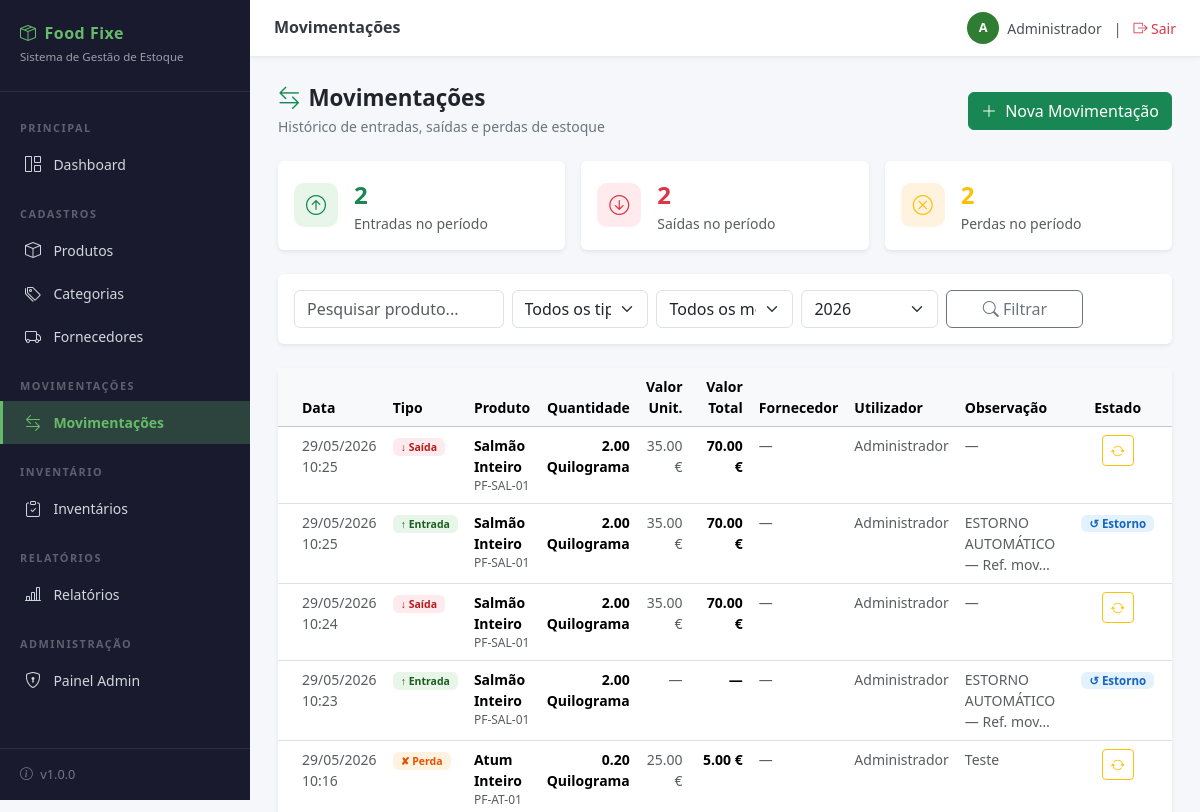
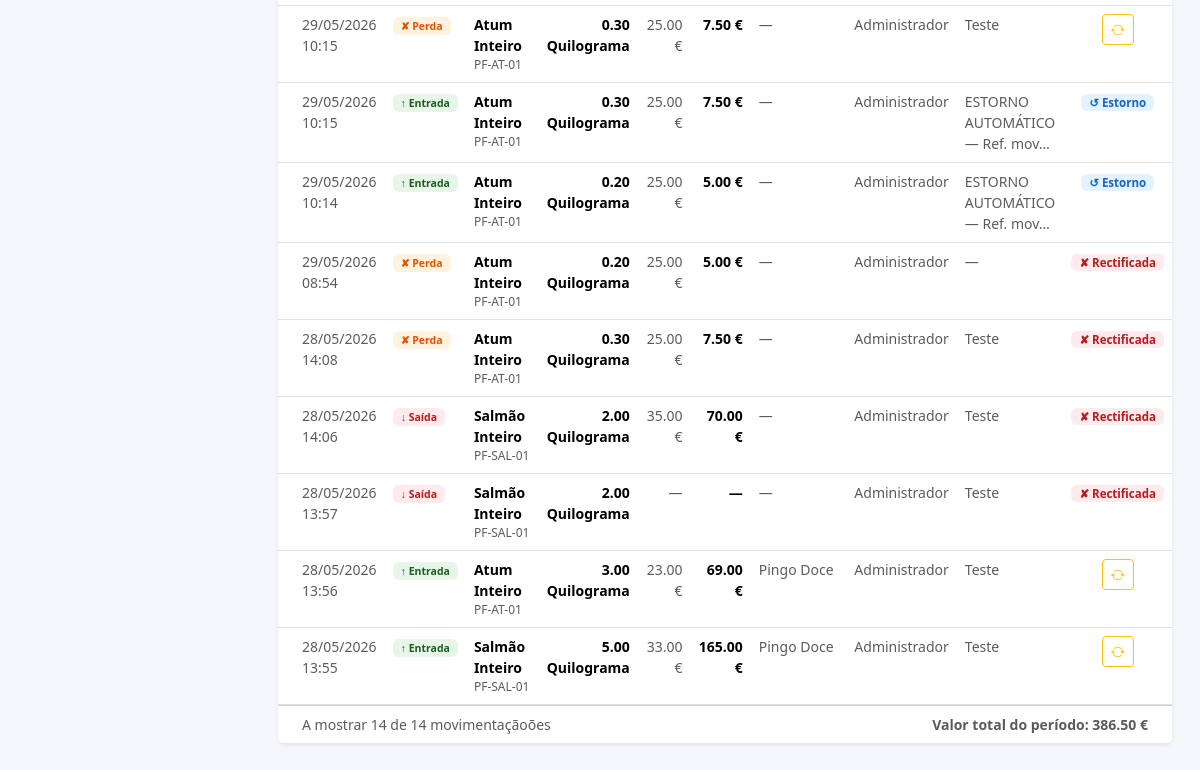
/movimentacoes/ (signed in), run on an earlier commit of the app's database (2 pictures, top to bottom).
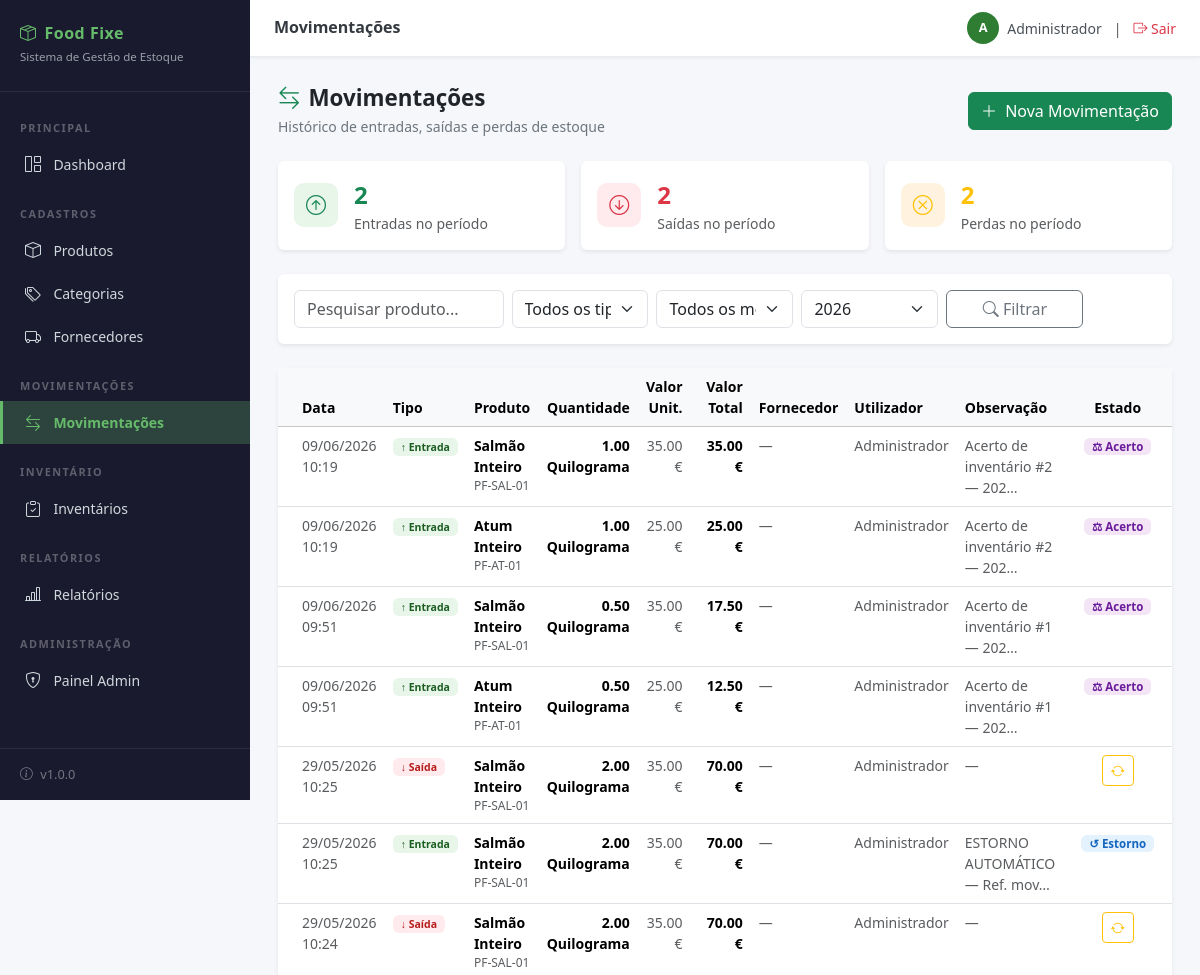
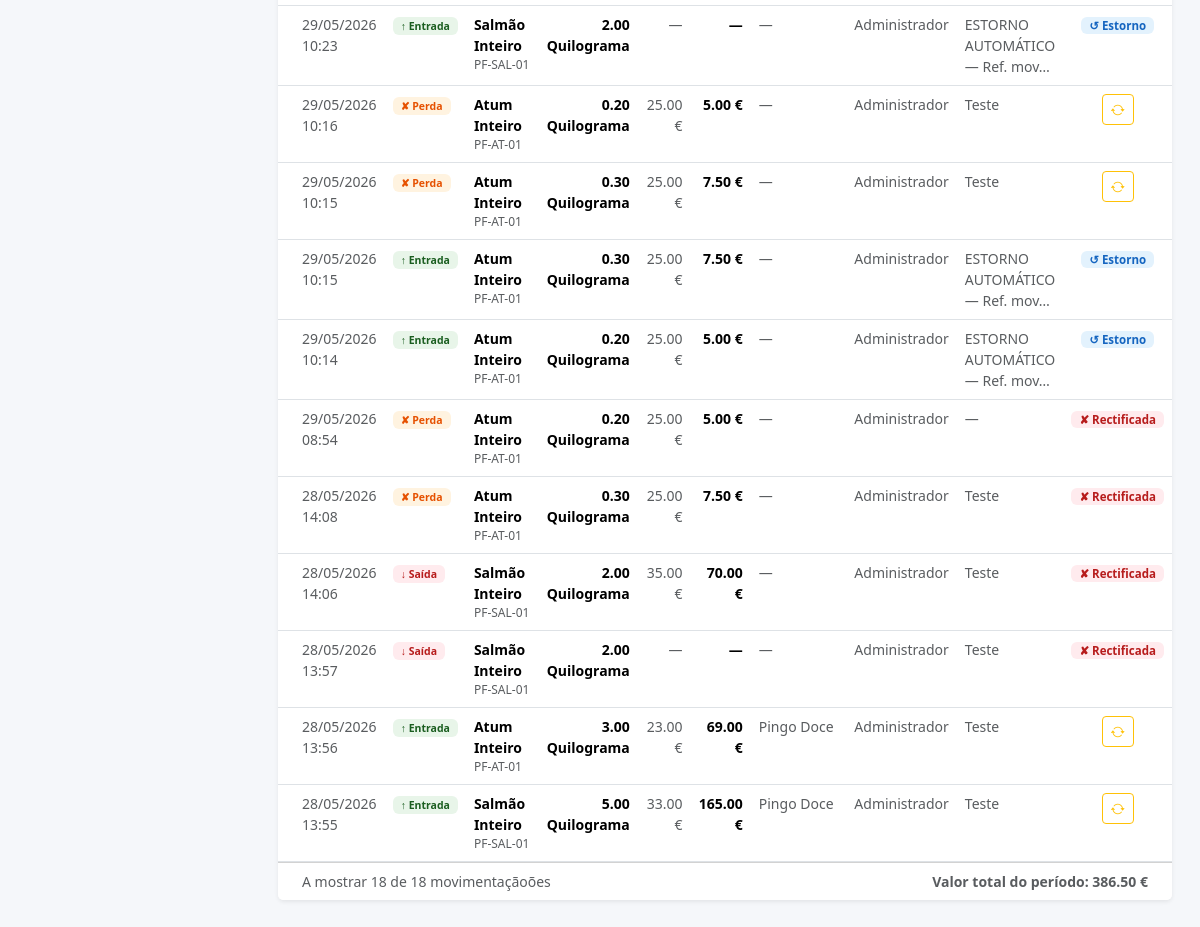
And on a later commit of the database (2 pictures, top to bottom).
### estoque/models.py (models this page shows, shortened)
class Movimentacao(models.Model):
    class Tipo(models.TextChoices):
        ENTRADA = 'ENTRADA', 'Entrada'
        SAIDA   = 'SAIDA',   'Saída'
        PERDA   = 'PERDA',   'Perda'
    utilizador          = models.ForeignKey(Utilizador, on_delete=models.PROTECT,
                                            verbose_name='Utilizador',
                                            related_name='movimentacoes')
    produto             = models.ForeignKey(Produto, on_delete=models.PROTECT,
                                            verbose_name='Produto',
                                            related_name='movimentacoes')
    fornecedor          = models.ForeignKey(Fornecedor, on_delete=models.SET_NULL,
                                            verbose_name='Fornecedor',
                                            related_name='movimentacoes',
                                            null=True, blank=True)
    tipo_movimentacao   = models.CharField('Tipo', max_length=10,
                                           choices=Tipo.choices)
    quantidade          = models.DecimalField('Quantidade', max_digits=10,
                                              decimal_places=2)
    valor_unitario      = models.DecimalField('Valor unitário', max_digits=10,
                                              decimal_places=2, default=Decimal('0.00'))
    valor_total         = models.DecimalField('Valor total', max_digits=10,
                                              decimal_places=2, default=Decimal('0.00'),
                                              editable=False)  # calculado no save()
    rectificada         = models.BooleanField('Rectificada', default=False)
    motivo_rectificacao = models.TextField('Motivo da rectificação', blank=True)
    movimentacao_origem = models.ForeignKey(
        'self',
        on_delete=models.SET_NULL,
        null=True, blank=True,
        related_name='estornos',
        verbose_name='Movimentação de origem',
        help_text='Preenchido automaticamente nos estornos'
    )
    observacao          = models.TextField('Observação', blank=True)
    data_movimentacao   = models.DateTimeField('Data', default=timezone.now)
    create_at           = models.DateTimeField('Criado em', auto_now_add=True)
    update_at           = models.DateTimeField('Atualizado em', auto_now=True)
    class Meta:
        verbose_name        = 'Movimentação'
        verbose_name_plural = 'Movimentações'
        ordering            = ['-data_movimentacao']
    def save(self, *args, **kwargs):
        self.valor_total = self.quantidade * self.valor_unitario
        super().save(*args, **kwargs)

class Produto(models.Model):
    class Unidade(models.TextChoices):
        UNIDADE  = 'UN',  'Unidade'
        KILO     = 'KG',  'Quilograma'
        LITRO    = 'LT',  'Litro'
        CAIXA    = 'CX',  'Caixa'
        PACOTE   = 'PC',  'Pacote'
    codigo          = models.CharField('Código', max_length=30, unique=True)
    produto         = models.CharField('Nome do produto', max_length=150)
    categoria       = models.ForeignKey(Categoria, on_delete=models.PROTECT,
                                        verbose_name='Categoria',
                                        related_name='produtos')
    fornecedor      = models.ForeignKey(Fornecedor, on_delete=models.SET_NULL,
                                    verbose_name='Fornecedor',
                                    related_name='produtos',
                                    null=True, blank=True)
    unidade         = models.CharField('Unidade de medida', max_length=5,
                                       choices=Unidade.choices,
                                       default=Unidade.UNIDADE)
    estoque_atual   = models.DecimalField('Estoque atual', max_digits=10,
                                          decimal_places=2, default=Decimal('0.00'))
    estoque_minimo  = models.DecimalField('Estoque mínimo', max_digits=10,
                                          decimal_places=2, default=Decimal('0.00'))
    custo_medio     = models.DecimalField('Custo médio', max_digits=10,
                                          decimal_places=2, default=Decimal('0.00'),
                                          null=True, blank=True)
    ativo           = models.BooleanField('Ativo', default=True)
    create_at       = models.DateTimeField('Criado em', auto_now_add=True)
    update_at       = models.DateTimeField('Atualizado em', auto_now=True)
    class Meta:
        verbose_name        = 'Produto'
        verbose_name_plural = 'Produtos'
        ordering            = ['produto']

class Utilizador(AbstractUser):
    class Perfil(models.TextChoices):
        ADMIN       = 'ADMIN',      'Administrador'
        FUNCIONARIO = 'FUNCIONARIO', 'Funcionário'
    utilizador  = models.CharField('Nome completo', max_length=150)
    perfil      = models.CharField('Perfil', max_length=20,
                                   choices=Perfil.choices,
                                   default=Perfil.FUNCIONARIO)
    ativo       = models.BooleanField('Ativo', default=True)
    create_at   = models.DateTimeField('Criado em', auto_now_add=True)
    update_at   = models.DateTimeField('Atualizado em', auto_now=True)
    groups = models.ManyToManyField(
        'auth.Group',
        related_name='utilizador_set',
        blank=True,
        verbose_name='Grupos'
    )
    user_permissions = models.ManyToManyField(
        'auth.Permission',
        related_name='utilizador_set',
        blank=True,
        verbose_name='Permissões'
    )
    class Meta:
        verbose_name        = 'Utilizador'
        verbose_name_plural = 'Utilizadores'
        ordering            = ['utilizador']

class Fornecedor(models.Model):
    fornecedor              = models.CharField('Nome', max_length=150)
    telefone                = models.CharField('Telefone', max_length=30, blank=True)
    email                   = models.EmailField('E-mail', max_length=100, blank=True)
    endereco                = models.CharField('Endereço', max_length=255, blank=True)
    status                  = models.BooleanField('Ativo', default=True)
    fornecedor_qualificado  = models.BooleanField('Fornecedor qualificado', default=False)
    create_at               = models.DateTimeField('Criado em', auto_now_add=True)
    update_at               = models.DateTimeField('Atualizado em', auto_now=True)
    class Meta:
        verbose_name        = 'Fornecedor'
        verbose_name_plural = 'Fornecedores'
        ordering            = ['fornecedor']

### estoque/views.py (the view)
# urls.py: path('movimentacoes/',                        views.movimentacao_lista,      name='movimentacao_lista'),
@login_required(login_url='login')
def movimentacao_lista(request):
    pesquisa    = request.GET.get('q', '')
    filtro_tipo = request.GET.get('tipo', '')
    filtro_mes  = request.GET.get('mes', '')
    filtro_ano  = request.GET.get('ano', str(timezone.now().year))
    movimentacoes = Movimentacao.objects.select_related(
        'produto', 'utilizador', 'fornecedor'
    ).order_by('-data_movimentacao')
    movimentacoes_reais = movimentacoes.filter(
        rectificada=False
    ).exclude(
        observacao__startswith='ESTORNO AUTOMÁTICO'
    ).exclude(
        observacao__startswith='Acerto de inventário'
    )
    if pesquisa:
        movimentacoes = movimentacoes.filter(
            Q(produto__produto__icontains=pesquisa) |
            Q(produto__codigo__icontains=pesquisa)
        )
    if filtro_tipo:
        movimentacoes = movimentacoes.filter(tipo_movimentacao=filtro_tipo)
    if filtro_ano:
        movimentacoes = movimentacoes.filter(data_movimentacao__year=filtro_ano)
    if filtro_mes:
        movimentacoes = movimentacoes.filter(data_movimentacao__month=filtro_mes)
    totais = movimentacoes_reais.aggregate(
        total_entradas=Count('pk', filter=Q(tipo_movimentacao='ENTRADA')),
        total_saidas=Count('pk',   filter=Q(tipo_movimentacao='SAIDA')),
        total_perdas=Count('pk',   filter=Q(tipo_movimentacao='PERDA')),
        valor_total=Sum('valor_total'),
    )
    anos_qs = Movimentacao.objects.dates('data_movimentacao', 'year', order='DESC')
    anos    = [d.year for d in anos_qs] or [timezone.now().year]
    meses = [
        (1,'Janeiro'),(2,'Fevereiro'),(3,'Março'),(4,'Abril'),
        (5,'Maio'),(6,'Junho'),(7,'Julho'),(8,'Agosto'),
        (9,'Setembro'),(10,'Outubro'),(11,'Novembro'),(12,'Dezembro'),
    ]
    return render(request, 'estoque/movimentacao_lista.html', {
        'movimentacoes': movimentacoes[:100],
        'pesquisa':      pesquisa,
        'filtro_tipo':   filtro_tipo,
        'filtro_mes':    filtro_mes,
        'filtro_ano':    filtro_ano,
        'totais':        totais,
        'anos':          anos,
        'meses':         meses,
        'total':         movimentacoes.count(),
    })

### estoque/templates/estoque/movimentacao_lista.html (shortened to what the changed rows need)
{% extends 'estoque/base.html' %}
{% block content %}
<div class="page-header d-flex justify-content-between align-items-center">
    <div>
        <h1><i class="bi bi-arrow-left-right me-2 text-success"></i>Movimentações</h1>
    </div>
</div>
<div class="card border-0 shadow-sm">
    <div class="card-body p-0">
        {% if movimentacoes %}
        <div class="table-responsive">
            <table class="table table-hover mb-0 small">
                <thead class="table-light">
                    <tr>
                        <th class="ps-4">Data</th>
                        <th>Tipo</th>
                        <th>Produto</th>
                        <th class="text-end">Quantidade</th>
                        <th class="text-end">Valor Unit.</th>
                        <th class="text-end">Valor Total</th>
                        <th>Fornecedor</th>
                        <th>Utilizador</th>
                        <th>Observação</th>
                        <th class="text-center">Estado</th>
                    </tr>
                </thead>
                <tbody>
                    {% for mov in movimentacoes %}
                    <tr>
                        <td class="ps-4 text-muted">
                            {{ mov.data_movimentacao|date:"d/m/Y H:i" }}
                        </td>
                        <td>
                            {% if mov.tipo_movimentacao == 'ENTRADA' %}
                                <span class="badge badge-entrada px-2 py-1">↑ Entrada</span>
                            {% elif mov.tipo_movimentacao == 'SAIDA' %}
                                <span class="badge badge-saida px-2 py-1">↓ Saída</span>
                            {% else %}
                                <span class="badge badge-perda px-2 py-1">✘ Perda</span>
                            {% endif %}
                        </td>
                        <td>
                            <div class="fw-semibold">{{ mov.produto.produto }}</div>
                            <div class="text-muted" style="font-size:0.75rem;">
                                {{ mov.produto.codigo }}
                            </div>
                        </td>
                        <td class="text-end fw-semibold">
                            {{ mov.quantidade }} {{ mov.produto.get_unidade_display }}
                        </td>
                        <td class="text-end text-muted">
                            {% if mov.valor_unitario %}
                                {{ mov.valor_unitario }} €
                            {% else %}
                                —
                            {% endif %}
                        </td>
                        <td class="text-end fw-semibold">
                            {% if mov.valor_total %}
                                {{ mov.valor_total }} €
                            {% else %}
                                —
                            {% endif %}
                        </td>
                        <td class="text-muted">
                            {{ mov.fornecedor.fornecedor|default:"—" }}
                        </td>
                        <td class="text-muted">
                            {{ mov.utilizador.utilizador|default:mov.utilizador.username }}
                        </td>
                        <td class="text-muted" style="max-width:150px;">
                            <span title="{{ mov.observacao }}">
                                {{ mov.observacao|truncatechars:30|default:"—" }}
                            </span>
                        </td>
                        <td class="text-center">
                            {% if mov.rectificada %}
                                <span class="badge"
                                    style="background:#ffebee;color:#b71c1c;
                                            font-size:0.72rem;padding:3px 8px;">
                                    ✘ Rectificada
                                </span>
                            {% elif 'ESTORNO' in mov.observacao %}
                                <span class="badge"
                                    style="background:#e3f2fd;color:#1565c0;
                                            font-size:0.72rem;padding:3px 8px;">
                                    ↺ Estorno
                                </span>
                            {% elif 'Acerto de inventário' in mov.observacao %}
                                <span class="badge"
                                    style="background:#f3e5f5;color:#6a1b9a;
                                            font-size:0.72rem;padding:3px 8px;">
                                    ⚖ Acerto
                                </span>
                            {% else %}
                                {% if request.user.perfil == 'ADMIN' %}
                                    <a href="{% url 'movimentacao_rectificar' mov.pk %}"
                                    class="btn btn-sm btn-outline-warning"
                                    title="Rectificar esta movimentação"
                                    onclick="return confirm('Rectificar a movimentação #{{ mov.pk }}?')">
                                        <i class="bi bi-arrow-repeat"></i>
                                    </a>
                                {% else %}
                                    <span class="badge"
                                        style="background:#e8f5e9;color:#1b5e20;
                                                font-size:0.72rem;padding:3px 8px;">
                                        ✔ OK
                                    </span>
                                {% endif %}
                            {% endif %}
                        </td>
                    </tr>
                    {% endfor %}
                </tbody>
            </table>
        </div>
        {% endif %}
    </div>
    {% if movimentacoes %}
    <div class="card-footer bg-white text-muted small py-2 px-4
                d-flex justify-content-between align-items-center">
        <span>
            A mostrar {{ movimentacoes|length }} de {{ total }}
            movimentação{{ total|pluralize:",ões" }}
        </span>
        {% if totais.valor_total %}
        <span class="fw-semibold">
            Valor total do período:
            <strong>{{ totais.valor_total|default:0|floatformat:2 }} €</strong>
        </span>
        {% endif %}
    </div>
    {% endif %}
</div>
{% endblock %}

What changed in the data, as far as the page shows it:
added Movimentacao: data_movimentacao "09/06/2026 10:19", tipo_movimentacao "↑ Entrada", produto.produto "Salmão Inteiro", produto.codigo "PF-SAL-01", quantidade "1.00", produto.unidade "Quilograma", valor_unitario "35.00", valor_total "35.00", fornecedor.fornecedor "—", utilizador.utilizador "Administrador", observacao "Acerto de inventário #2 — 202…", rectificada "⚖ Acerto"
added Movimentacao: data_movimentacao "09/06/2026 10:19", tipo_movimentacao "↑ Entrada", produto.produto "Atum Inteiro", produto.codigo "PF-AT-01", quantidade "1.00", produto.unidade "Quilograma", valor_unitario "25.00", valor_total "25.00", fornecedor.fornecedor "—", utilizador.utilizador "Administrador", observacao "Acerto de inventário #2 — 202…", rectificada "⚖ Acerto"
added Movimentacao: data_movimentacao "09/06/2026 09:51", tipo_movimentacao "↑ Entrada", produto.produto "Salmão Inteiro", produto.codigo "PF-SAL-01", quantidade "0.50", produto.unidade "Quilograma", valor_unitario "35.00", valor_total "17.50", fornecedor.fornecedor "—", utilizador.utilizador "Administrador", observacao "Acerto de inventário #1 — 202…", rectificada "⚖ Acerto"
added Movimentacao: data_movimentacao "09/06/2026 09:51", tipo_movimentacao "↑ Entrada", produto.produto "Atum Inteiro", produto.codigo "PF-AT-01", quantidade "0.50", produto.unidade "Quilograma", valor_unitario "25.00", valor_total "12.50", fornecedor.fornecedor "—", utilizador.utilizador "Administrador", observacao "Acerto de inventário #1 — 202…", rectificada "⚖ Acerto"
Also different on the page:
{{ movimentacoes|length }}: "14" → "18"
{{ total }}: "14" → "18"
